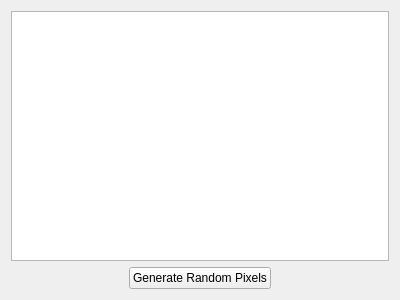
<?xml version="1.0" encoding="UTF-8"?>
<ui version="4.0">
 <class>MainWindow</class>
 <widget class="QMainWindow" name="MainWindow">
  <property name="geometry">
   <rect>
    <x>0</x>
    <y>0</y>
    <width>400</width>
    <height>300</height>
   </rect>
  </property>
  <property name="windowTitle">
   <string>MainWindow</string>
  </property>
  <widget class="QWidget" name="centralWidget">
   <layout class="QVBoxLayout" name="verticalLayout">
    <item>
     <widget class="QGraphicsView" name="graphicsView"/>
    </item>
    <item>
     <layout class="QHBoxLayout" name="horizontalLayout">
      <item>
       <spacer name="horizontalSpacer">
        <property name="orientation">
         <enum>Qt::Horizontal</enum>
        </property>
        <property name="sizeHint" stdset="0">
         <size>
          <width>40</width>
          <height>20</height>
         </size>
        </property>
       </spacer>
      </item>
      <item>
       <widget class="QPushButton" name="pushButton">
        <property name="text">
         <string>Generate Random Pixels</string>
        </property>
       </widget>
      </item>
      <item>
       <spacer name="horizontalSpacer_2">
        <property name="orientation">
         <enum>Qt::Horizontal</enum>
        </property>
        <property name="sizeHint" stdset="0">
         <size>
          <width>40</width>
          <height>20</height>
         </size>
        </property>
       </spacer>
      </item>
     </layout>
    </item>
   </layout>
  </widget>
 </widget>
 <layoutdefault spacing="6" margin="11"/>
 <resources/>
 <connections/>
</ui>
